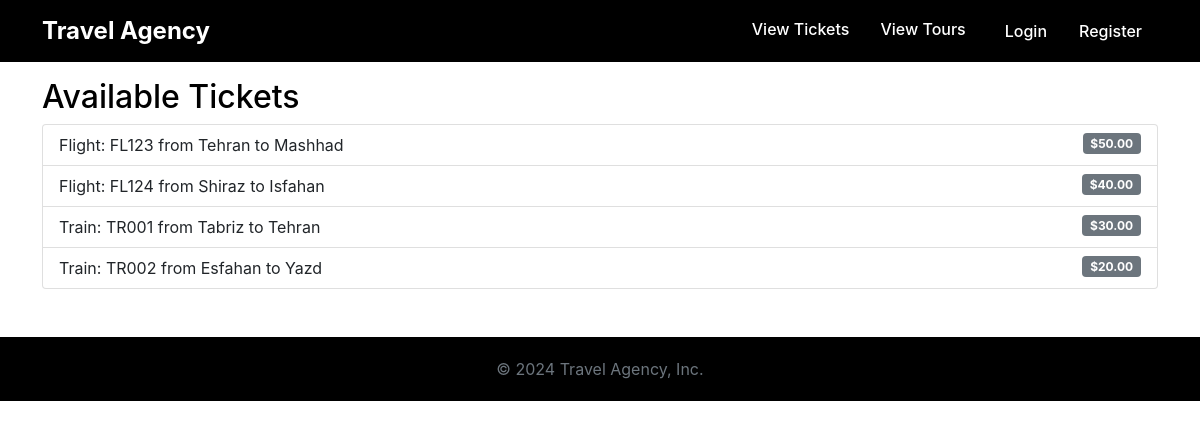
/booking/tickets/, run on the app's committed database.
### booking/models.py (models this page shows, shortened)
class Ticket(models.Model):
    TYPE_CHOICES = [
        ('train', 'Train'),
        ('flight', 'Flight'),
    ]
    number = models.CharField(max_length=20, verbose_name="Flight/Train Number", default='UNKNOWN')
    vehicle_type = models.CharField(max_length=100, verbose_name="Type of Airplane/Train", default='UNKNOWN')
    origin = models.CharField(max_length=100)
    destination = models.CharField(max_length=100)
    ticket_type = models.CharField(max_length=10, choices=TYPE_CHOICES)
    departure_datetime = models.DateTimeField()
    arrival_datetime = models.DateTimeField()
    capacity = models.IntegerField()
    price = models.DecimalField(max_digits=9, decimal_places=2)
    unique_code = models.UUIDField(default=uuid.uuid4, editable=False)

### booking/views.py (the view)
# urls.py: path('tickets/', views.list_tickets, name='list_tickets'),
def list_tickets(request):
    tickets = Ticket.objects.filter(departure_datetime__gt=timezone.now()).filter(capacity__gt=0)
    return render(request, 'booking/list_tickets.html', {'tickets': tickets})

### booking/templates/booking/list_tickets.html
{% extends 'booking/base.html' %}
{% block content %}
<div class="container mt-3  mb-5">
    <h2>Available Tickets</h2>
    <div class="list-group">
        {% for ticket in tickets %}
        <a href="{% url 'book_ticket' ticket.id %}" class="list-group-item list-group-item-action">
            {{ ticket.ticket_type|capfirst }}: {{ ticket.number }} from {{ ticket.origin }} to {{ ticket.destination }}
            <span class="badge bg-secondary float-end">${{ ticket.price|floatformat:2 }}</span>
        </a>
        {% empty %}
        <p class="text-muted">No tickets available.</p>
        {% endfor %}
    </div>
</div>
{% endblock %}

### booking/templates/booking/base.html (shortened to what this page needs)
<!DOCTYPE html>
<html lang="en">
<head>
    <link href="https://cdn.jsdelivr.net/npm/bootstrap@5.1.3/dist/css/bootstrap.min.css" rel="stylesheet">
</head>
<body>
    <nav class="navbar navbar-expand-lg">
        <div class="container">
            <a class="navbar-brand" href="{% url 'home' %}">Travel Agency</a>
            <div class="collapse navbar-collapse" id="navbarNav">
                <ul class="navbar-nav ms-auto">
                    <li class="nav-item">
                        <a class="nav-link" href="{% url 'list_tickets' %}">View Tickets</a>
                    </li>
                    <li class="nav-item">
                        <a class="nav-link" href="{% url 'list_tours' %}">View Tours</a>
                    </li>
                    {% if user.is_authenticated %}
                    <li class="nav-item">
                        <form action="{% url 'logout' %}" method="post" style="display:inline;">
                            {% csrf_token %}
                            <button type="submit" class="btn btn-link nav-link" style="color: white; background:none; border:none;">Logout</button>
                        </form>
                    </li>
                    <li class="nav-item">
                        <a class="nav-link" href="{% url 'view_profile' %}">Profile</a>
                    </li>
                    {% else %}
                    <li class="nav-item">
                        <a class=" nav-link btn btn-primary btn-lg mx-2" href="{% url 'login' %}" role="button">Login</a>
                    </li>
                    <li class="nav-item">
                        <a class="btn btn-primary btn-lg mx-2 nav-link" href="{% url 'register' %}" role="button">Register</a>
                    </li>
                    {% endif %}
                </ul>
            </div>
        </div>
    </nav>
    <div class="">
        {% block content %}{% endblock %}
    </div>
    <footer class="footer mt-auto text-center">
        <div class="container">
            <span class="text-muted">© 2024 Travel Agency, Inc.</span>
        </div>
    </footer>
</body>
</html>

### booking/templates/booking/base.html (style rules this page uses)
body { color: #000; background-color: #fff; font-family: -apple-system, BlinkMacSystemFont, "Segoe UI", Roboto, "Helvetica Neue", Arial, sans-serif; }
.navbar, .footer { background-color: #000; color: #fff; }
.navbar .nav-link { color: #fff; font-weight: 500; margin-right: 15px; }
.navbar-brand { font-weight: bold; font-size: 1.5rem; color: #fff; }
.btn-primary, .btn-secondary { border-radius: 50px; padding: 10px 30px; font-size: 1rem; }
.btn-primary { background-color: #000; color: #fff; border: none; }
.footer { padding: 20px 0; }

### data on the page
Ticket: ticket_type "Flight", number "FL123", origin "Tehran", destination "Mashhad", price "50.00"
Ticket: ticket_type "Flight", number "FL124", origin "Shiraz", destination "Isfahan", price "40.00"
Ticket: ticket_type "Train", number "TR001", origin "Tabriz", destination "Tehran", price "30.00"
Ticket: ticket_type "Train", number "TR002", origin "Esfahan", destination "Yazd", price "20.00"
